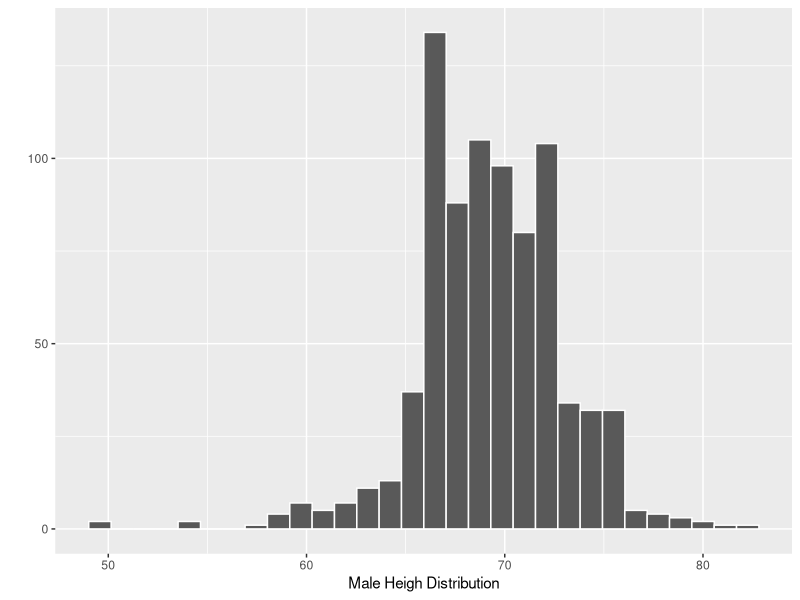
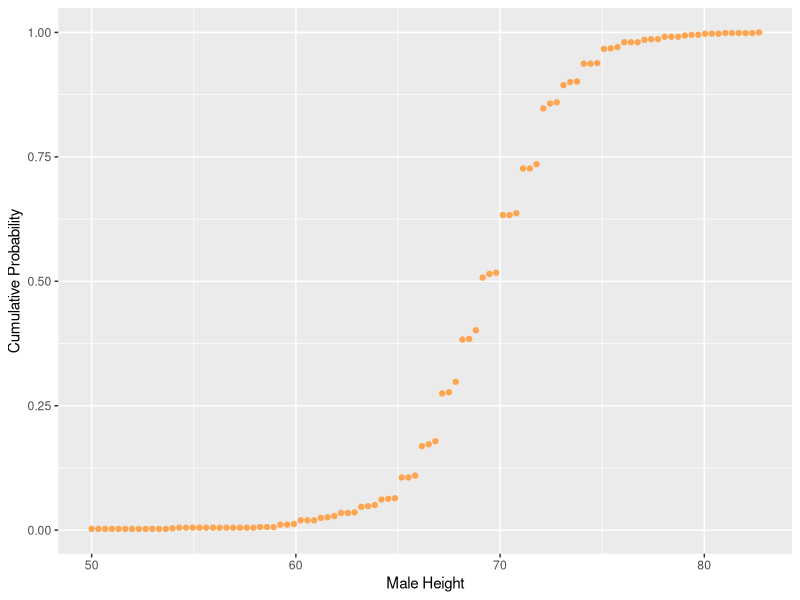

Write the R code that produced these figures, in order.
library(tidyverse)
library(dslabs)

#Define an empirical Cumulative Distribution Function (eCDF)
data(heights)
maleHeights = heights %>% filter(sex == 'Male') %>% '$'(height)

#In this case eCDF is just a proportion of the above list which its value is less than a specific one.
maleHeightCDF = function(h) mean(maleHeights <= h)


#For example, probability of picking a male that his height is less than 65 inches is:
maleHeightCDF(65)

#Let take a look how male heighs are distributed:
qplot(x = maleHeights, col = I('white'), xlab = 'Male Heigh Distribution')

#And how is eCDF look like:
maleHeightProb = sapply(seq(min(maleHeights), max(maleHeights), length = 100), maleHeightCDF)

qplot(x = seq(min(maleHeights), max(maleHeights), length = 100), y = maleHeightProb, col = I('tan1'),
      xlab = 'Male Height', ylab = 'Cumulative Probability')
